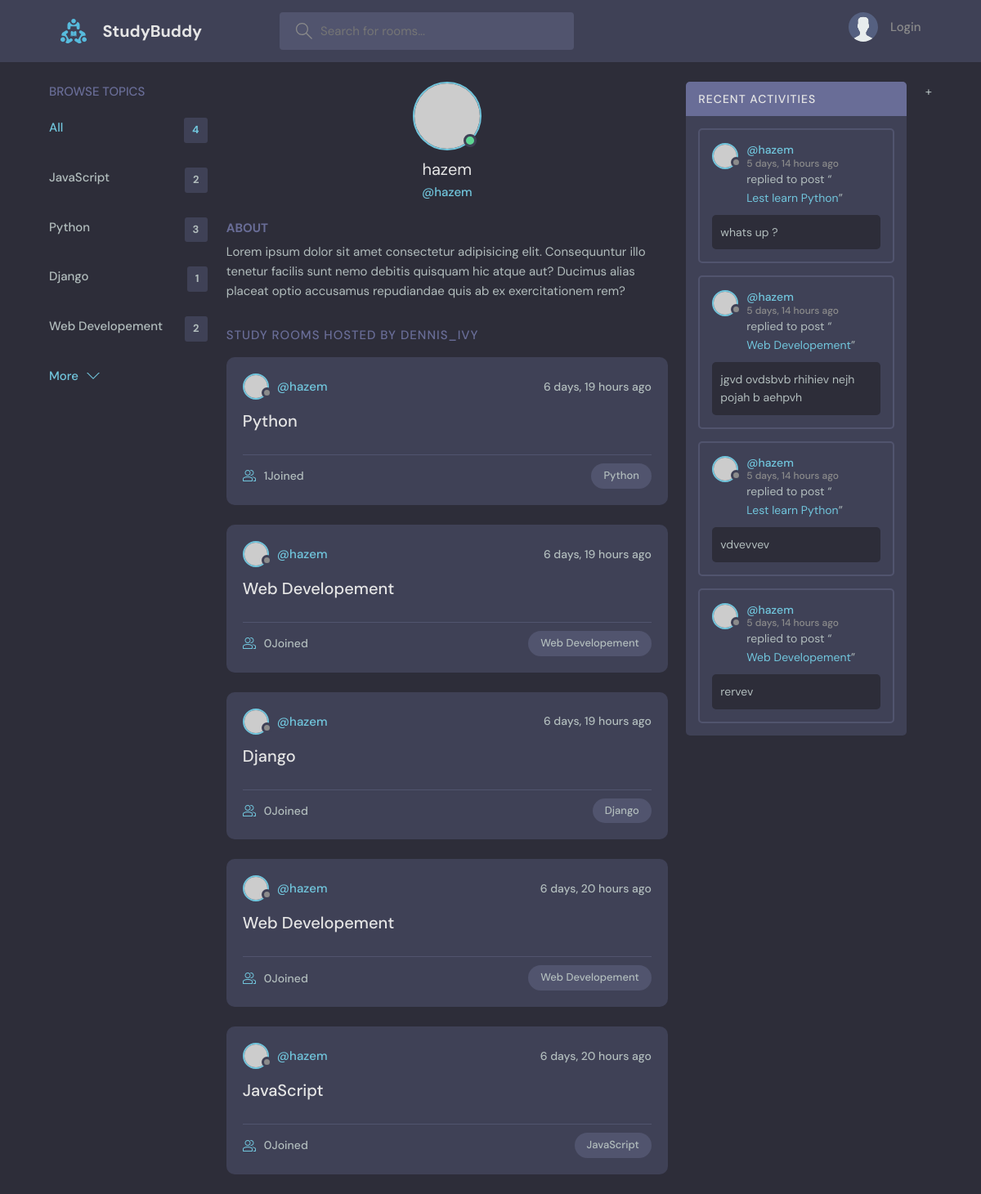
The app's page /profile/1/, older data.
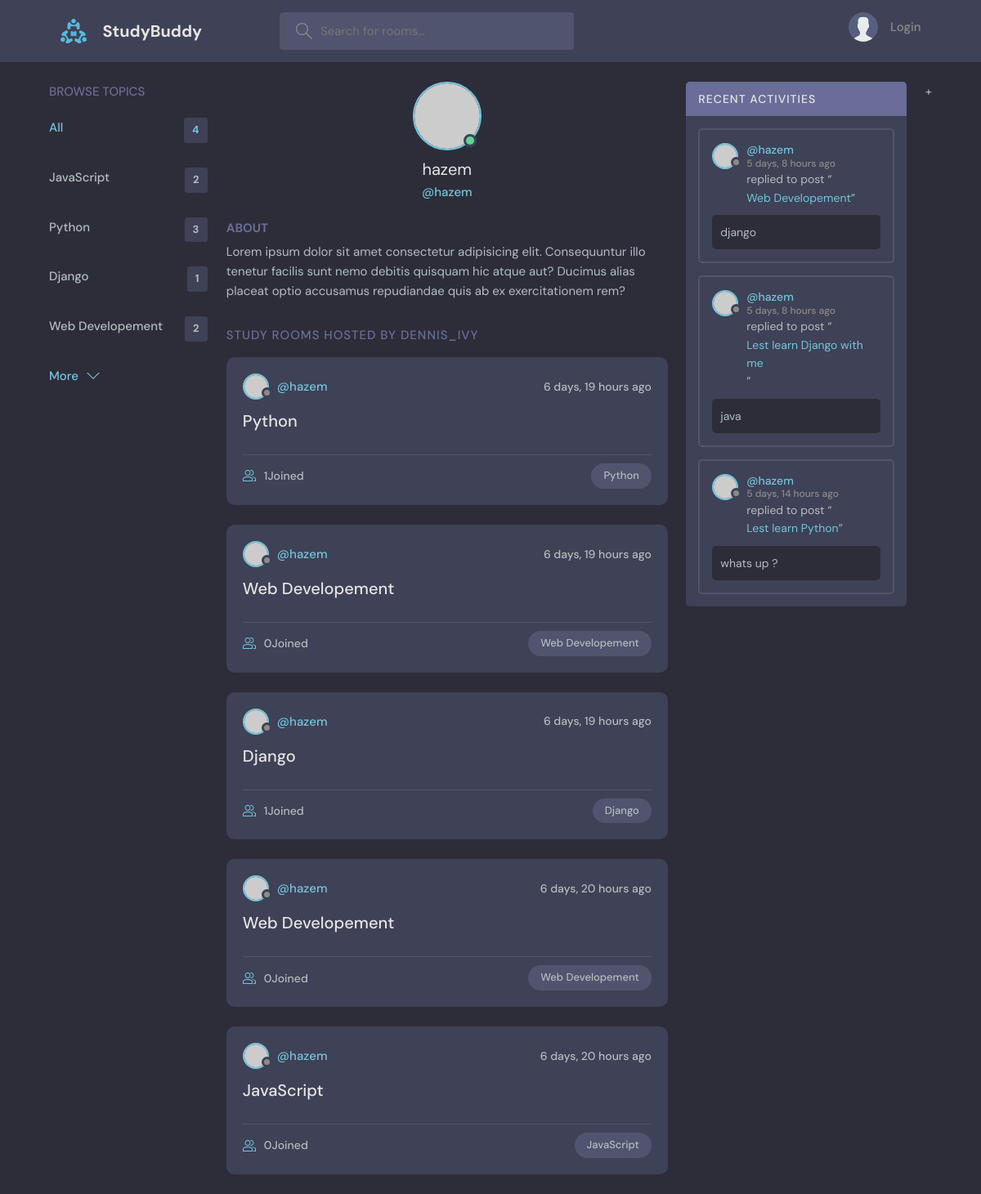
The same page, newer data.
### base/models.py (models this page shows, shortened)
class Topic(models.Model):
    name = models.CharField(max_length=200)

class Room(models.Model):
    host = models.ForeignKey(User, on_delete=models.SET_NULL, null=True)
    topic = models.ForeignKey(Topic, on_delete=models.SET_NULL, null=True)
    name = models.CharField(max_length=200)
    description = models.TextField(null=True, blank=True)
    participations = models.ManyToManyField(
        User, related_name='participations', blank=True)
    updated = models.DateTimeField(auto_now=True)
    created = models.DateTimeField(auto_now_add=True)
    class Meta:
        ordering = ['-updated', '-created']
    def __str__(self):
        return self.name

class Message(models.Model):
    user = models.ForeignKey(User, on_delete=models.CASCADE)
    room = models.ForeignKey(Room, on_delete=models.CASCADE)
    body = models.TextField()
    updated = models.DateTimeField(auto_now=True)
    created = models.DateTimeField(auto_now_add=True)
    class Meta:
        ordering = ['-updated', '-created']

### base/views.py (the view)
# urls.py: path('profile/<str:pk>/', views.userProfile, name='user-profile'),
def userProfile(request, pk):
    user = User.objects.get(id=pk)
    room_messages = user.message_set.all()
    topics = Topic.objects.all()
    rooms = user.room_set.all()
    context = {
        'user': user,
        'rooms': rooms,
        'room_messages': room_messages,
        'topics': topics,
    }
    return render(request, 'base/profile.html', context)

### base/templates/base/profile.html (shortened to what this page needs)
{% extends 'main.html' %} {% block content %}
  <main class="profile-page layout layout--3">
    <div class="container">
   {% include 'base/topics_component.html' %}
      <div class="roomList">
        <div class="profile">
          <div class="profile__avatar">
            <div class="avatar avatar--large active">
              <img src="https://randomuser.me/api/portraits/men/11.jpg" />
            </div>
          </div>
          <div class="profile__info">
            <h3>{{user.username}}</h3>
            <p>@{{user.username}}</p>
          </div>
          <div class="profile__about">
            <h3>About</h3>
            <p>
              Lorem ipsum dolor sit amet consectetur adipisicing elit. Consequuntur illo tenetur
              facilis sunt nemo debitis quisquam hic atque aut? Ducimus alias placeat optio
              accusamus repudiandae quis ab ex exercitationem rem?
            </p>
          </div>
        </div>
        <div class="roomList__header">
          <div>
            <h2>Study Rooms Hosted by dennis_ivy</a>
            </h2>
          </div>
        </div>
         {% include 'base/feed_component.html' %}
      </div>
    {% include "base/activitiy_component.html" %}
    </div>
  </main>
{% endblock content %}

### templates/main.html (shortened to what this page needs)
<!DOCTYPE html>
{% load static %}
<html lang="en">
  <head>
    <link rel="stylesheet" href="{% static 'styles/style.css' %}" />
  </head>
  <body>
    {% include 'navbar.html'%}  {% block content %} {% endblock %}
  </body>
</html>

### templates/navbar.html (shortened to what this page needs)
{% load static %}
<header class="header header--loggedIn">
  <div class="container">
    <a href="/" class="header__logo">
      <img src="{% static 'images/logo.svg' %}" />
      <h1>StudyBuddy</h1>
    </a>
    <form class="header__search">
      <label>
        <input placeholder="Search for rooms..." />
      </label>
    </form>
    <nav class="header__menu">
      {% if request.user.is_authenticated %}
      <div class="header__user">
        <a href="{% url 'update-user' %}">
          <div class="avatar avatar--medium active">
            <img src="https://randomuser.me/api/portraits/men/37.jpg" />
          </div>
          <p>
            {{request.user.username}} <span>@{{request.user.username}}</span>
          </p>
        </a>
        <button class="dropdown-button">
          <svg
            version="1.1"
            xmlns="http://www.w3.org/2000/svg"
            width="32"
            height="32"
            viewBox="0 0 32 32"
          >
            <title>chevron-down</title>
            <path d="M16 21l-13-13h-3l16 16 16-16h-3l-13 13z"></path>
          </svg>
        </button>
      </div>
      {% else %}
      <a href="{% url 'login' %}">
        <img src="{% static 'images/avatar.svg' %}" />
        <p>Login</p>
      </a>
      {% endif %}
    </nav>
  </div>
</header>

### base/templates/base/topics_component.html
<div class="topics">
  <div class="topics__header">
    <h2>Browse Topics</h2>
  </div>
  <ul class="topics__list">
    <li>
      <a href="{% url 'home' %}" class="active"
        >All <span>{{topics.count}}</span></a
      >
    </li>
    {% for topic in topics %}
    <li>
      <a href="{% url 'home' %}?q={{topic.name}}"
        >{{topic.name}} <span>{{topic.room_set.all.count}}</span></a
      >
    </li>
    {% endfor %}
  </ul>
  <a class="btn btn--link" href="topics.html">
    More
    <svg
      version="1.1"
      xmlns="http://www.w3.org/2000/svg"
      width="32"
      height="32"
      viewBox="0 0 32 32"
    >
      <title>chevron-down</title>
      <path d="M16 21l-13-13h-3l16 16 16-16h-3l-13 13z"></path>
    </svg>
  </a>
</div>

### base/templates/base/feed_component.html (shortened to what this page needs)
{% for room in rooms %}
<div class="roomListRoom">
  <div class="roomListRoom__header">
    <a
      href="{% url 'user-profile' room.host.id %}"
      class="roomListRoom__author"
    >
      <div class="avatar avatar--small">
        <img src="https://randomuser.me/api/portraits/women/11.jpg" />
      </div>
      <span>@{{room.host.username}}</span>
    </a>
    <div class="roomListRoom__actions">
      <span>{{room.created|timesince}} ago</span>
    </div>
  </div>
  <div class="roomListRoom__content">
    <a href="{% url 'room' room.id %}">{{room.topic.name}}</a>
  </div>
  <div class="roomListRoom__meta">
    <a href="{% url 'room' room.id %}" class="roomListRoom__joined">
      {{room.participations.all.count}}Joined
    </a>
    <p class="roomListRoom__topic">{{room.topic.name}}</p>
  </div>
</div>
{% endfor %}

### base/templates/base/activitiy_component.html (shortened to what this page needs)
<div class="activities">
  <div class="activities__header">
    <h2>Recent Activities</h2>
  </div>
  {% for message in room_messages %}
  <div class="activities__box">
    <div class="activities__boxHeader roomListRoom__header">
      <a
        href="{% url 'user-profile' message.user.id %}"
        class="roomListRoom__author"
      >
        <div class="avatar avatar--small">
          <img src="https://randomuser.me/api/portraits/women/11.jpg" />
        </div>
        <p>
          @{{message.user}}
          <span>{{message.created|timesince}} ago</span>
        </p>
      </a>
    </div>
    <div class="activities__boxContent">
      <p>
        replied to post “<a href="{% url 'room' message.room.id %}"
          >{{message.room}}</a
        >”
      </p>
      <div class="activities__boxRoomContent">{{message.body}}</div>
    </div>
  </div>
  {% endfor %}
</div>
+

Row changes from the older to the newer data that the page shows:
removed Message: user "hazem", created "5 days, 14 hours", room "Web Developement", body "jgvd ovdsbvb rhihiev nejh pojah b aehpvh"
removed Message: user "hazem", created "5 days, 14 hours", room "Lest learn Python", body "vdvevvev"
removed Message: user "hazem", created "5 days, 14 hours", room "Web Developement", body "rervev"
computed for Room "Django": participations.all.count "0" → "1"
added Message: user "hazem", created "5 days, 8 hours", room "Web Developement", body "django"
added Message: user "hazem", created "5 days, 8 hours", room "Lest learn Django with me", body "java"
